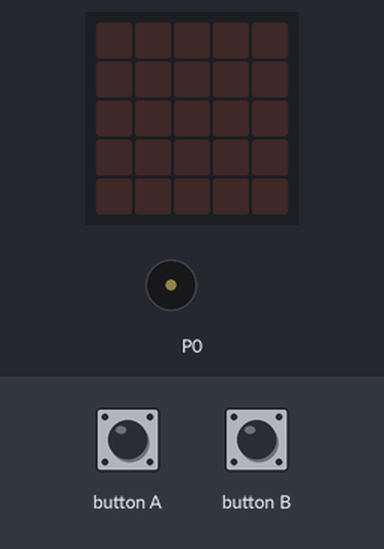
The program below on a simulated BBC micro:bit running MicroPython. Shown: the board's 5×5 LED display, buzzer (waves = sounding). The inputs (shaded band) are chosen by the test bench.

Above: at 1.7 s.
1.8 s: button A pressed for 0.15 s
At 2.0 s:
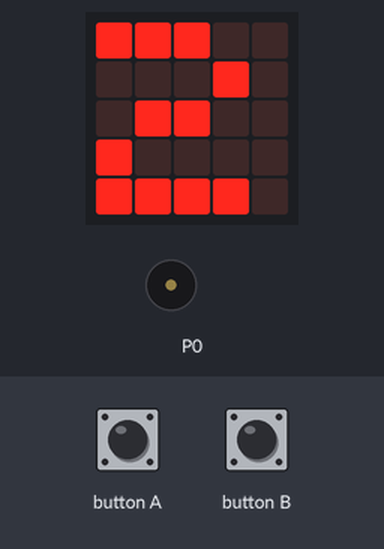
At 4.3 s:
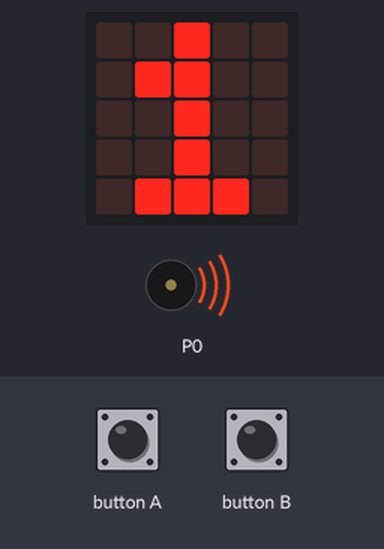
Timing chart, 0 to 10.8 s (numbered marks = the images above; inputs shaded):
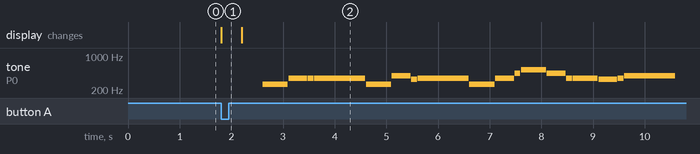

Measured:
- after the input at 1.8 s, tone on P0: plays 262 Hz for 0.49 s, 349 Hz for 0.36 s, 349 Hz for 0.12 s, 349 Hz for 0.99 s, 262 Hz for 0.49 s, 392 Hz for 0.36 s … (18 notes in this stretch), starting after 0.81 s; the display: changes at once (image 1)

The program:

music_example.py
```python
from microbit import *
import music

# play Prelude in C.
customtune = [
    'c4:1', 'e', 'g', 'c5', 'e5', 'g4', 'c5', 'e5', 'c4', 'e', 'g', 'c5', 'e5', 'g4', 'c5', 'e5',
    'c4', 'd', 'g', 'd5', 'f5', 'g4', 'd5', 'f5', 'c4', 'd', 'g', 'd5', 'f5', 'g4', 'd5', 'f5',
    'b3', 'd4', 'g', 'd5', 'f5', 'g4', 'd5', 'f5', 'b3', 'd4', 'g', 'd5', 'f5', 'g4', 'd5', 'f5',
    'c4', 'e', 'g', 'c5', 'e5', 'g4', 'c5', 'e5', 'c4', 'e', 'g', 'c5', 'e5', 'g4', 'c5', 'e5',
    'c4', 'e', 'a', 'e5', 'a5', 'a4', 'e5', 'a5', 'c4', 'e', 'a', 'e5', 'a5', 'a4', 'e5', 'a5',
    'c4', 'd', 'f#', 'a', 'd5', 'f#4', 'a', 'd5', 'c4', 'd', 'f#', 'a', 'd5', 'f#4', 'a', 'd5',
    'b3', 'd4', 'g', 'd5', 'g5', 'g4', 'd5', 'g5', 'b3', 'd4', 'g', 'd5', 'g5', 'g4', 'd5', 'g5',
    'b3', 'c4', 'e', 'g', 'c5', 'e4', 'g', 'c5', 'b3', 'c4', 'e', 'g', 'c5', 'e4', 'g', 'c5',
    'b3', 'c4', 'e', 'g', 'c5', 'e4', 'g', 'c5', 'b3', 'c4', 'e', 'g', 'c5', 'e4', 'g', 'c5',
    'a3', 'c4', 'e', 'g', 'c5', 'e4', 'g', 'c5', 'a3', 'c4', 'e', 'g', 'c5', 'e4', 'g', 'c5',
    'd3', 'a', 'd4', 'f#', 'c5', 'd4', 'f#', 'c5', 'd3', 'a', 'd4', 'f#', 'c5', 'd4', 'f#', 'c5',
    'g3', 'b', 'd4', 'g', 'b', 'd', 'g', 'b', 'g3', 'b3', 'd4', 'g', 'b', 'd', 'g', 'b'
]


tunes = [music.BADDY, music.BA_DING, music.BIRTHDAY, music.BLUES, music.CHASE,
         music.DADADADUM, music.ENTERTAINER, music.FUNERAL, music.FUNK, music.JUMP_DOWN,
         music.JUMP_UP, music.NYAN, music.ODE, music.POWER_DOWN, music.POWER_UP,
         music.PRELUDE, music.PUNCHLINE, music.PYTHON, music.RINGTONE, music.WAWAWAWAA,
         music.WEDDING, customtune]
tunesindex = -1

sleep(500)
while True:
    playflag = False
    if button_a.is_pressed():
        tunesindex = (tunesindex - 1) % len(tunes)
        playflag = True
    elif button_b.is_pressed():
        tunesindex = (tunesindex + 1) % len(tunes)
        playflag = True
    if playflag == True:
        display.show(str(tunesindex + 1))
        music.play(tunes[tunesindex], wait=True, loop=False)
    sleep(100)
```
